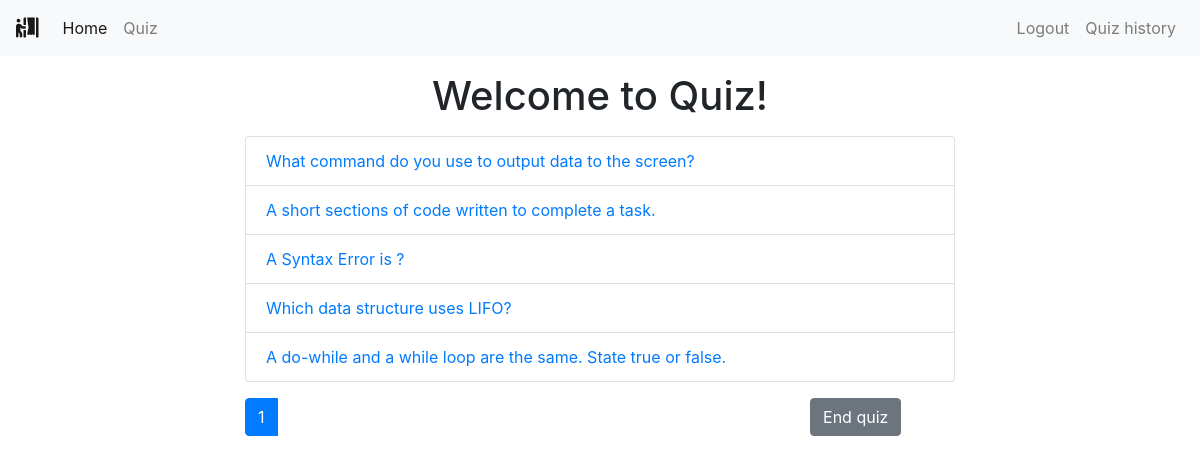
The app's page /polls/list/ (signed in) with its own data.
### polls/models.py (models this page shows, shortened)
class Poll(models.Model):
    owner = models.ForeignKey(User, on_delete=models.CASCADE)
    text = models.TextField()
    pub_date = models.DateTimeField(default=timezone.now)
    active = models.BooleanField(default=True)

### polls/views.py (the view)
# urls.py: path('list/', views.polls_list, name='list'),
@login_required()
def polls_list(request):
    Q_no = []
    all_polls = []
    p_q = Poll.objects.all()
    for no in range(5):
        rand_num = random.randint(0,19)
        Q_no.append(rand_num)
    for i in range(len(Q_no)):
        all_polls.append(p_q[i])
    paginator = Paginator(all_polls, 5)  # Show 6 contacts per page
    page = request.GET.get('page')
    polls = paginator.get_page(page)
    get_dict_copy = request.GET.copy()
    params = get_dict_copy.pop('page', True) and get_dict_copy.urlencode()
    print(params)
    context = {
        'polls': polls,
        'params': params,
    }
    return render(request, 'polls/polls_list.html', context)

### polls/templates/polls/polls_list.html (shortened to what this page needs)
{% extends 'base.html' %}
{% block content %}
<div class="container">
<div class="container">
    <div class="row">
        <div class="col-md-8 offset-sm-2">
            <h1 class="text-center mt-3 mb-3">Welcome to Quiz!</h1>
                <ul class="list-group">
                            {% for poll in polls %}
                            <li class="list-group-item">
                                <a href="{% url 'polls:detail' poll.id %}">{{ poll.text|truncatewords:25 }}
                                </a>
                            </li>
                            {% endfor %}
                        </ul>
            <nav class="mt-3">
                <ul class="pagination">
                    <li class="page-item active"><a class="page-link" href="">{{ polls.number }}</a></li>
                    <li class="page-item" style="margin-left :75%"><a class="btn btn-secondary mt-6" href="{% url 'polls:poll_result' %}" role="button">End quiz</a></li>
                </ul>
            </nav>
        </div>
    </div>
</div>
</div>
{% endblock content %}

### records on screen
Poll: text "What command do you use to output data to the screen?"
Poll: text "A short sections of code written to complete a task."
Poll: text "A Syntax Error is ?"
Poll: text "Which data structure uses LIFO?"
Poll: text "A do-while and a while loop are the same. State true or false."

### other values on screen
{{ polls.number }} "1"
